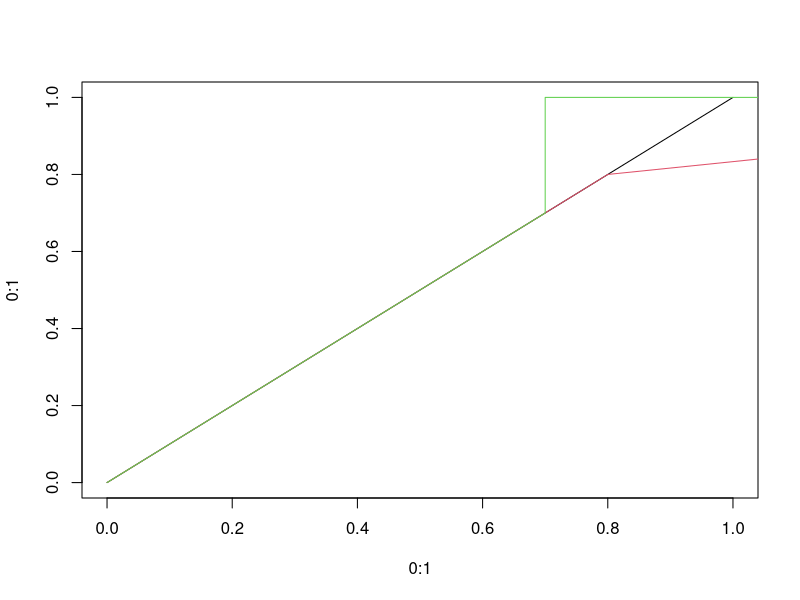

Recreate this plot in R.
## ---- chunk 1
plot(0:1,0:1,type='l')
lines(c(0,0.8,2),c(0,0.8,1), col=2)
lines(c(0,0.7,0.7,100),c(0,0.7,1,1), col=3)
